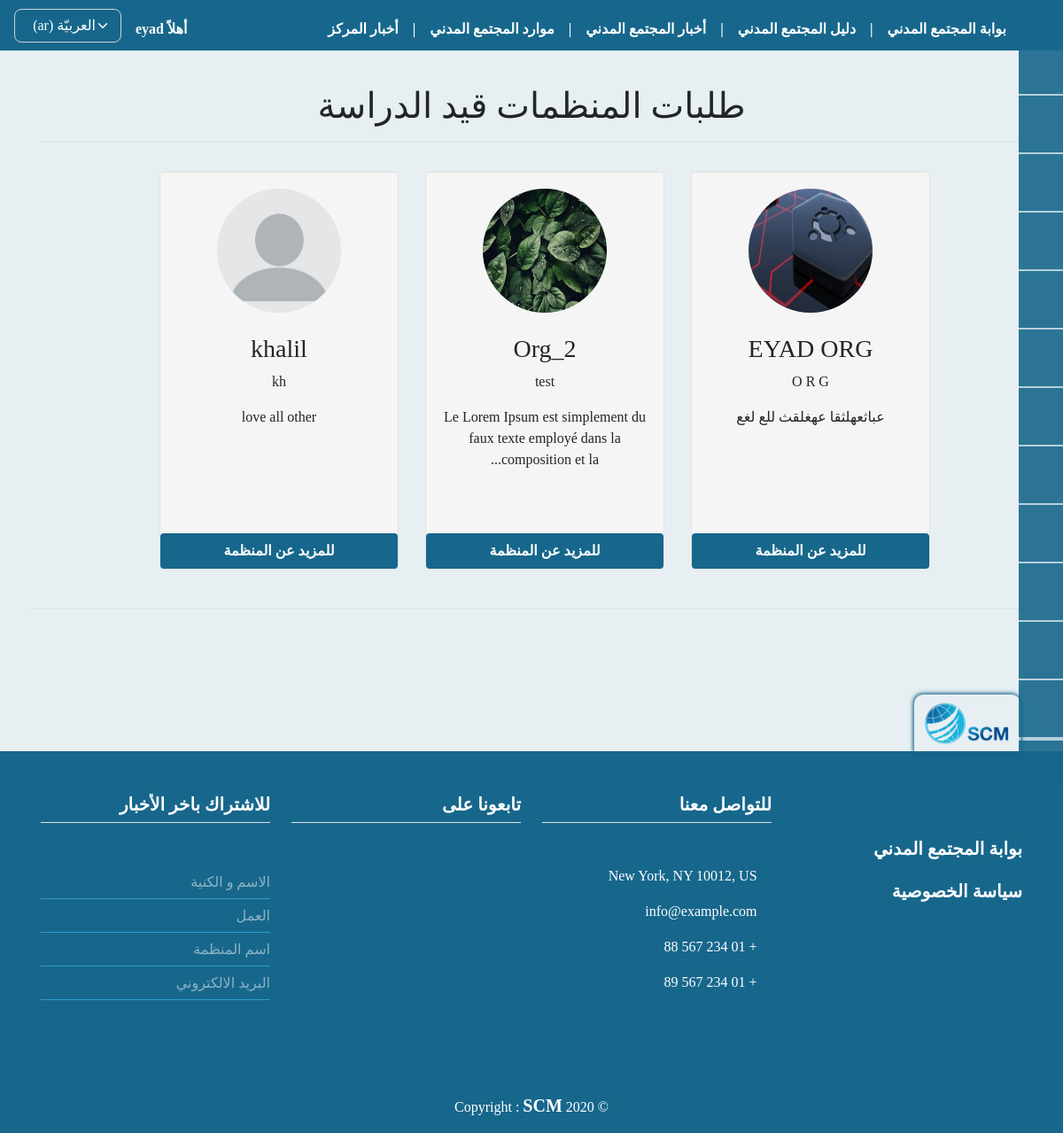
/orgs_orders_published/ (signed in), run on an earlier commit of the app's database.
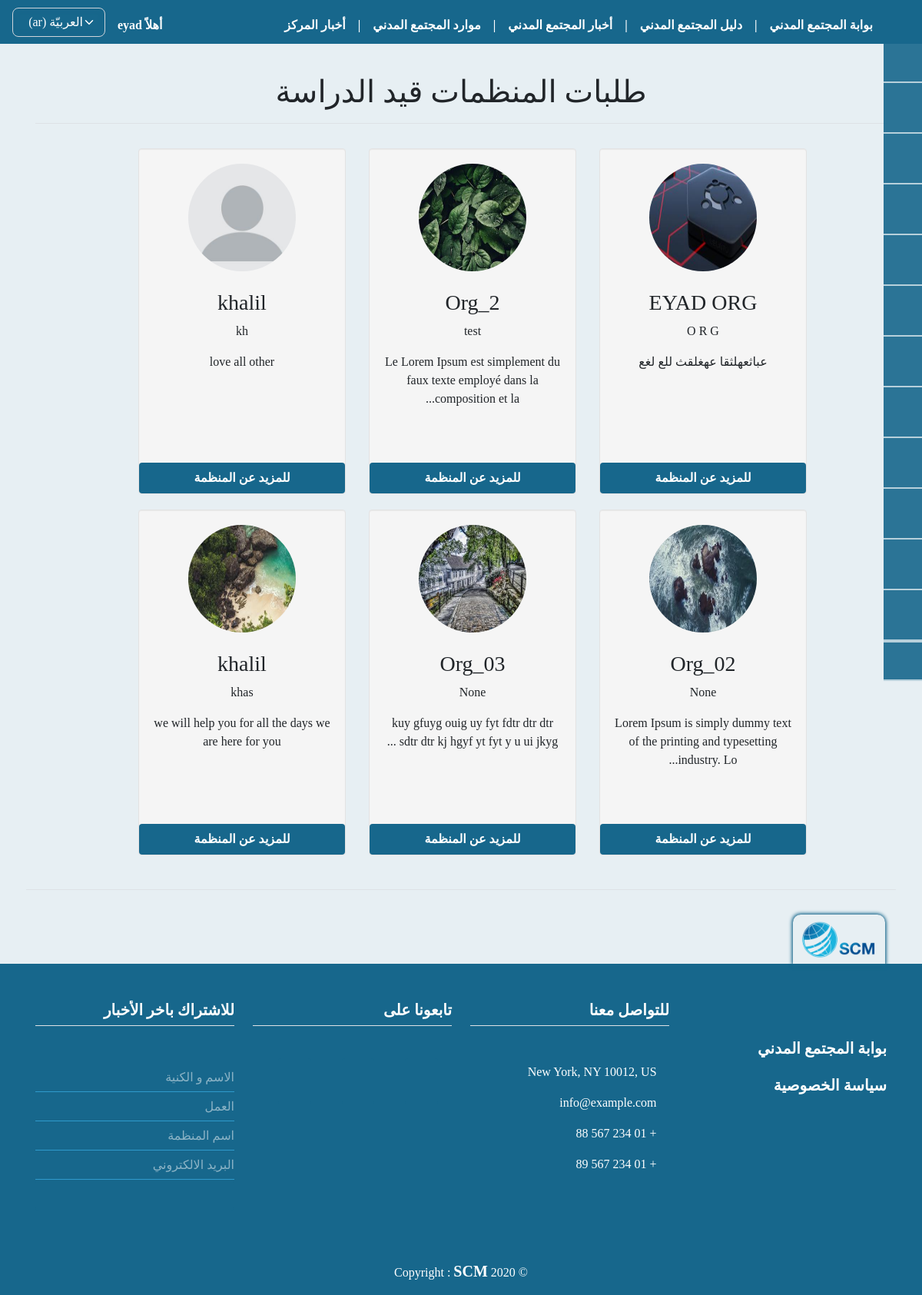
And on a later commit of the database.
### orgs/models.py (models this page shows, shortened)
class OrgProfile(models.Model):
    type_CHOICES = (
        ('establishment', _('مؤسسة')),
        ('org', _('جمعية أو منظمة')),
        ('team', _('مبادرة / فريق')),
        ('union', _('اتحاد / تحالف / تجمع')),
        ('group', _('لجنة / تنسيقية / مجموعة'))
    )
    city_CHOICES = (
        ('aleppo', _('حلب')),
        ('damascus', _('دمشق')),
        ('suburb of damascus', _('ريف دمشق')),
        ('daraa', _('درعا')),
        ('deir ez-Zor', _('دير الزور')),
        ('hama', _('حماه')),
        ('al-Hasakah', _('الحسكة')),
        ('homs', _('حمص')),
        ('idlib', _('إدلب')),
        ('latakia', _('اللاذقية')),
        ('quneitra', _('القنيطرة')),
        ('raqqa', _('الرقة')),
        ('as-Suwayda', _('السويداء')),
        ('tartus', _('طرطوس')),
    )
    domain_CHOICES = (
        ('Media', _('إعلام')),
        ('Education', _('تعليم')),
        ('Protection', _('حماية')),
        ('Livelihoods and food security', _('سبل العيش والأمن الغذائي')),
        ('Project of clean ,water, sanitation ', _(
            'مشاريع النظافة والمياه والصرف الصحي')),
        ('Development', _('تنمية')),
        ('Law, suport, policy', _('قانون و مناصرة و سیاسة')),
        ('Donors and support volunteering', _('مانحین و دعم العمل التطوعي')),
        ('Religious org', _('منظمات دینیة')),
        ('Prof association and assembles', _('تجمعات و اتحادات مھنیة')),
        ('Health', _('صحة')),
        ('Studies and research', _('دراسات وأبحاث')),
        ('Other', _('أخرى')),
    )
    target_CHOICES = (
        ('No category selected', _('لا يوجد فئة محددة')),
        ('womans', _('نساء')),
        ('Mans', _('رجال')),
        ('Youth 18-24', _('شباب 18-24')),
        ('Child 0-18', _('أطفال 0-18')),
        ('Religious groups', _('مجموعات دینیة')),
        ('Ethnic groups', _('مجموعة عرقیة')),
        ('Persons lacking breadwinner ', _('فاقدي المعیل')),
        ('Handicapped', _('ذوي الاحتیاجات الخاصة')),
        ('Refugees', _('لاجئین')),
        ('Displaced', _('نازحین')),
        ('Returned', _('عائدین')),
        ('Other civil society organizations', _('منظمات مجتمع مدني اخرى')),
        ('Other', _('أخرى')),
    )
    bool_CHOICES = (
        ('0', _('لا')),
        ('1', _('نعم')),
    )
    polic_CHOICES = (
        ('No', _('لا يوجد')),
        ('Code of conduct', _('مدونة السلوك')),
        ('Child protection', _('حماية الطفل')),
        ('Anti-corruption', _('مكافحة الفساد')),
        ('Human resources policy', _('سياسة الموارد البشرية')),
        ('Procurement policy', _('سياسة المشتريات')),
        ('Volunteering policy', _('سياسة التطوع')),
        ('Anti-harassment Policy', _('سياسة منع التحرش')),
        ('Financial policy', _('السياسة المالية')),
        ('Equipment use Policy', _('سياسة استخدام المعدات')),
        ('privacy policy', _('سياسة الخصوصية')),
        ('Other', _('أخرى')),
    )
    user = models.ForeignKey(
        User, on_delete=models.CASCADE)
    name = models.CharField(max_length=255, null=False,
                            verbose_name=_("اسم المنظمة"))
    name_en_ku = models.CharField(max_length=255, null=True, blank=True,
                                  verbose_name=_("اسم المنظمة باللغة الانكليزية أو الكردية"))
    short_cut = models.CharField(
        max_length=255, null=True, blank=True, verbose_name=_("الاسم المختصر"))
    org_type = models.CharField(
        max_length=150, null=False, choices=type_CHOICES, verbose_name=_("نوع المنظمة"))
    position_work = CountryField(
        max_length=255, null=False, verbose_name=_("مكان العمل"))
    city_work = models.CharField(
        max_length=150, choices=city_CHOICES, null=True, blank=True, verbose_name=_("المحافظة"))
    logo = models.ImageField(upload_to="org_logos",
                             null=False, default='org_logos/default_logo.jpg', verbose_name=_("شعار المنظمة"))
    message = models.TextField(
        max_length=2000, null=False, verbose_name=_("الرؤية و الرسالة"))
    name_managing_director = models.CharField(
        max_length=255, null=True, blank=True, verbose_name=_("اسم رئيس مجلس اﻹدارة"))
    name_ceo = models.CharField(
        max_length=255, null=True, blank=True, verbose_name=_('اسم المدير التنفيذي'))
    site_web = models.URLField(
        max_length=255, null=True, blank=True, verbose_name=_('الموقع الالكتروني'))
    facebook = models.URLField(
        max_length=255, null=True, blank=True, verbose_name=_('صفحة فيسبوك'))
    twitter = models.URLField(
        max_length=255, null=True, blank=True, verbose_name=_('صفحة تويتر'))
    email = models.EmailField(max_length=255, null=True,
                              blank=True, verbose_name=_('البريد الاكتروني'))
    phone = models.CharField(max_length=100, null=True,
                             blank=True, verbose_name=_('رقم الهاتف'))
    name_person_contact = models.CharField(
        max_length=255, null=True, blank=True, verbose_name=_('اسم الشخص المسؤول عن التواصل'))
    email_person_contact = models.EmailField(
        max_length=255, null=True, blank=True, verbose_name=_('البريد الاكتروني للشخص المسؤول عن التواصل'))
    org_adress = models.CharField(
        max_length=255, null=False, verbose_name=_('عنوان المقر الرئيسي'))
    work_domain = models.CharField(
        max_length=255, choices=domain_CHOICES, null=False, verbose_name=_('مجال العمل'))
    target_cat = models.CharField(
        max_length=255, null=False, choices=target_CHOICES, verbose_name=_('الفئات المستهدفة'))
    date_of_establishment = models.CharField(
        max_length=150, null=True, blank=True, verbose_name=_('تاريخ سنة التأسيس'))
    is_org_registered = models.CharField(
        max_length=100, null=False, choices=bool_CHOICES, verbose_name=_('هل المنظمة مسجلة ؟'))
    org_registered_country = CountryField(
        max_length=255, null=True, blank=True, verbose_name=_("بلد التسجيل"))
    org_members_count = models.PositiveIntegerField(
        validators=[MinValueValidator(1)], null=True, blank=True, verbose_name=_('عدد اﻷعضاء'))
    org_members_womans_count = models.PositiveIntegerField(
        validators=[MinValueValidator(1)], null=True, blank=True, verbose_name=_('عدد النساء من اﻷعضاء'))
    w_polic_regulations = models.CharField(
        max_length=200, null=False, choices=polic_CHOICES, verbose_name=_('السياسات واللوائح المكتوبة'))
    org_member_with = models.CharField(max_length=100, null=True, blank=True, choices=bool_CHOICES, verbose_name=_(
        'ھل المؤسسة عضو في اي شبكة او تحالف او جسم تنسیقي؟'))
    coalition_name = models.CharField(
        max_length=255, null=True, blank=True, verbose_name=_('اسم الشبكة / التحالف'))
    publish = models.BooleanField(default=False)
    created_at = models.DateTimeField(auto_now_add=True)
    published_at = models.DateTimeField(blank=True, null=True, default=None)
    updated_at = models.DateTimeField(blank=True, null=True, default=None)

### orgs/views.py (the view)
# urls.py: path('orgs_orders_published/', views.orgs_orders_published,
@login_required(login_url='signe_in')
def orgs_orders_published(request):
    orgs = OrgProfile.objects.filter(publish=True)
    myFilter = OrgsFilter(request.GET, queryset=orgs)
    orgs = myFilter.qs
    paginator = Paginator(orgs, 12)
    page = request.GET.get('page')
    try:
        orgs = paginator.get_page(page)
    except(EmptyPage, InvalidPage):
        orgs = paginator.page(paginator.num_pages)
    context = {
        'orgs': orgs,
        'myFilter': myFilter,
    }
    return render(request, 'profiles/orgs_orders_published.html', context)

### templates/profiles/orgs_orders_published.html (shortened to what this page needs)
{% extends 'base.html' %}
{% load static i18n phonenumber_filters %}
{% block content%}
{% if request.user.is_authenticated and request.user.is_superuser %}
{% if orgs %}
<h1 class="pt-5 mt-5 text-center border-bottom pb-3">{% trans 'طلبات المنظمات قيد الدراسة' %}</h1>
<div class="row justify-content-center pt-4">
    <br>
    <br>
    {% for org in orgs %}
    <div class="span3 well">
        <center>
            <a href="{% url 'particip_detail' org.id %}">
                <img src="{{ org.logo.url }}" name="{{ org.name_en_ku }}" title="{{ org.name_en_ku }}" width="140"
                    height="140" class="img-circle"></a>
            <h3 class="mt-4">{{ org.name }}</h3>
            <p>{{ org.short_cut }}</p>
            <p>{{ org.message|truncatechars:80 }}</p>
            <p>
                <a href="{% url 'particip_detail' org.id %}" class="btn btn-block">
                    {% trans 'للمزيد عن المنظمة' %} </a>
            </p>
        </center>
    </div>
    {% endfor %}
    <div class="pagination row border-top mt-4 pt-4" dir="ltr">
    </div>
</div>
{% else %}
<h3> {% trans 'حالياً لا يوجد منظمات مسجله او موافق عليها' %} </h3>
{% endif %}
{% endif %}
{% endblock %}

What changed in the data, as far as the page shows it:
now on this page (row edited): OrgProfile: logo (picture), name "Org_02", short_cut "None", message "Lorem Ipsum is simply dummy text of the printing and typesetting industry. Lo..."
now on this page (row edited): OrgProfile: logo (picture), name "Org_03", short_cut "None", message "kuy gfuyg ouig uy fyt fdtr dtr dtr sdtr dtr kj hgyf yt fyt y u ui jkyg ..."
now on this page (row edited): OrgProfile: logo (picture), name "khalil", short_cut "khas", message "we will help you for all the days we are here for you"
